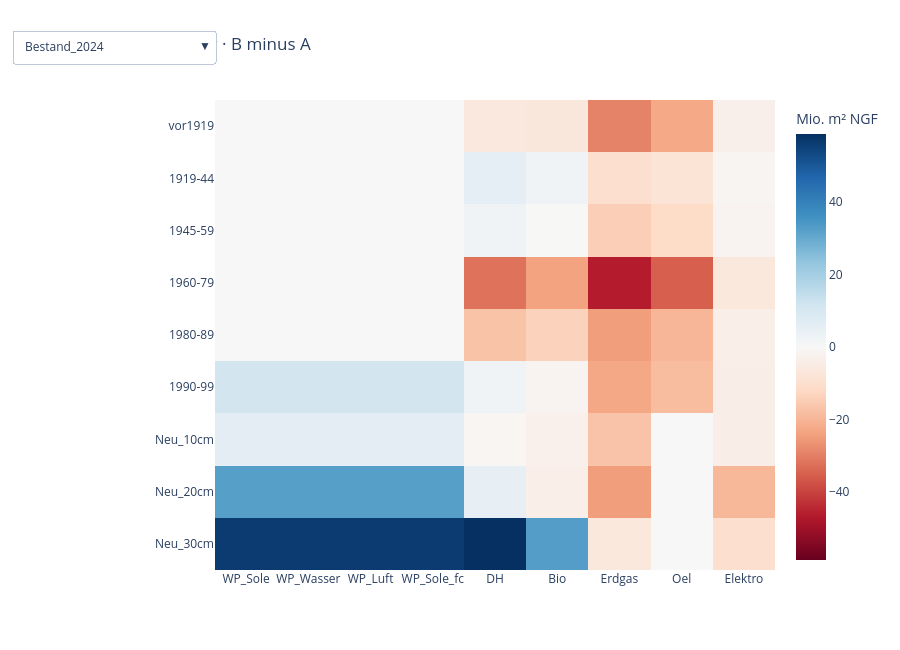

Write notebook code for a chart like this one.
### Markdown cell above
## Paarvergleich

- **Was:** Detailvergleich zweier Zustände: Kategorien je Merkmal, Flächen- und Struktureffekt, minimale Umverteilung, Qualität × Versorgung.
- **Eingaben:** Verteilung.csv der beiden Szenarien
- **Rechnet oder liest:** rechnet Differenzen aus Zustandsflächen
- **Annahmen:** Zerlegung Δ = Flächeneffekt + Struktureffekt (symmetrisch). Minimale Umverteilung nur bei gleicher Gesamt-NGF.
- **Interpretation:** Die minimale Umverteilung ist eine Untergrenze, keine Flussrekonstruktion.
- **Sperrende Fehler:** Kontrollsummen verletzt

### Code cell
p = erg['paarvergleich']
if p is None:
    print('Kein Paar gewählt.')
else:
    print(p['szenario_a'], '→', p['szenario_b'], '|', p['jahre'], 'Jahre | gleiche NGF:', p['gleiche_ngf'])
    display(p['kontrollen'])
    display(p['untergrenzen'])
    display(p['merkmale'])
    sv.grafik_paar_matrix(p).show()

### Figure 1 — Plotly figure (JSON) as saved in the notebook; plotly's stock layout.template omitted (floating-point values rounded to 4 significant figures)
{"data": [{"colorbar": {"title": {"text": "Mio. m² NGF"}}, "colorscale": [[0, "rgb(247,252,245)"], [0.125, "rgb(229,245,224)"], [0.25, "rgb(199,233,192)"], [0.375, "rgb(161,217,155)"], [0.5, "rgb(116,196,118)"], [0.625, "rgb(65,171,93)"], [0.75, "rgb(35,139,69)"], [0.875, "rgb(0,109,44)"], [1, "rgb(0,68,27)"]], "hovertemplate": "%{y} / %{x}<br>%{z:.3f} Mio. m²<extra></extra>", "type": "heatmap", "visible": false, "x": ["WP_Sole", "WP_Wasser", "WP_Luft", "WP_Sole_fc", "DH", "Bio", "Erdgas", "Oel", "Elektro"], "y": ["vor1919", "1919-44", "1945-59", "1960-79", "1980-89", "1990-99", "Neu_10cm", "Neu_20cm", "Neu_30cm"], "z": [[0, 0, 0, 0, 17.79, 14.04, 29.37, 22.6, 3.23], [0, 0, 0, 0, 5.661, 5.371, 9.987, 7.976, 1.172], [0, 0, 0, 0, 9.019, 7.718, 14.53, 11.4, 1.826], [0, 0, 0, 0, 32.23, 23.85, 46.35, 35.38, 6.274], [0, 0, 0, 0, 16.98, 13.73, 24.64, 19.79, 3.614], [0.263, 0.08389, 1.41, 0.263, 17.4, 14.0, 22.83, 18.54, 3.869], [0.8382, 0.2674, 4.495, 0.8382, 18.71, 11.92, 16.88, 0, 3.981], [7.171, 2.288, 38.45, 7.171, 98.39, 47.57, 24.75, 0, 19.46], [4.472, 1.426, 23.98, 4.472, 50.79, 21.98, 6.432, 0, 9.965]], "zmax": 109.5, "zmin": 0}, {"colorbar": {"title": {"text": "Mio. m² NGF"}}, "colorscale": [[0, "rgb(247,252,245)"], [0.125, "rgb(229,245,224)"], [0.25, "rgb(199,233,192)"], [0.375, "rgb(161,217,155)"], [0.5, "rgb(116,196,118)"], [0.625, "rgb(65,171,93)"], [0.75, "rgb(35,139,69)"], [0.875, "rgb(0,109,44)"], [1, "rgb(0,68,27)"]], "hovertemplate": "%{y} / %{x}<br>%{z:.3f} Mio. m²<extra></extra>", "type": "heatmap", "visible": false, "x": ["WP_Sole", "WP_Wasser", "WP_Luft", "WP_Sole_fc", "DH", "Bio", "Erdgas", "Oel", "Elektro"], "y": ["vor1919", "1919-44", "1945-59", "1960-79", "1980-89", "1990-99", "Neu_10cm", "Neu_20cm", "Neu_30cm"], "z": [[0, 0, 0, 0, 11.63, 7.371, 0, 0, 0], [0, 0, 0, 0, 11.34, 7.663, 0, 0, 0], [0, 0, 0, 0, 11.46, 7.538, 0, 0, 0], [0, 0, 0, 0, 0, 0, 0, 0, 0], [0, 0, 0, 0, 0, 0, 0, 0, 0], [11.38, 11.2, 12.53, 11.38, 19.96, 12.21, 0, 0, 0], [7.054, 6.483, 10.71, 7.054, 17.7, 8.928, 0, 0, 0], [39.71, 34.82, 70.99, 39.71, 103.4, 43.9, 0, 0, 0], [60.75, 57.71, 80.26, 60.75, 109.5, 54.89, 0, 0, 0]], "zmax": 109.5, "zmin": 0}, {"colorbar": {"title": {"text": "Mio. m² NGF"}}, "colorscale": [[0, "rgb(103,0,31)"], [0.1, "rgb(178,24,43)"], [0.2, "rgb(214,96,77)"], [0.3, "rgb(244,165,130)"], [0.4, "rgb(253,219,199)"], [0.5, "rgb(247,247,247)"], [0.6, "rgb(209,229,240)"], [0.7, "rgb(146,197,222)"], [0.8, "rgb(67,147,195)"], [0.9, "rgb(33,102,172)"], [1, "rgb(5,48,97)"]], "hovertemplate": "%{y} / %{x}<br>%{z:.3f} Mio. m²<extra></extra>", "type": "heatmap", "visible": true, "x": ["WP_Sole", "WP_Wasser", "WP_Luft", "WP_Sole_fc", "DH", "Bio", "Erdgas", "Oel", "Elektro"], "y": ["vor1919", "1919-44", "1945-59", "1960-79", "1980-89", "1990-99", "Neu_10cm", "Neu_20cm", "Neu_30cm"], "z": [[0, 0, 0, 0, -6.159, -6.674, -29.37, -22.6, -3.23], [0, 0, 0, 0, 5.676, 2.292, -9.987, -7.976, -1.172], [0, 0, 0, 0, 2.443, -0.1795, -14.53, -11.4, -1.826], [0, 0, 0, 0, -32.23, -23.85, -46.35, -35.38, -6.274], [0, 0, 0, 0, -16.98, -13.73, -24.64, -19.79, -3.614], [11.12, 11.12, 11.12, 11.12, 2.564, -1.79, -22.83, -18.54, -3.869], [6.216, 6.216, 6.216, 6.216, -1.007, -2.997, -16.88, 0, -3.981], [32.54, 32.54, 32.53, 32.54, 4.989, -3.664, -24.75, 0, -19.46], [56.28, 56.28, 56.28, 56.28, 58.74, 32.91, -6.432, 0, -9.965]], "zmax": 58.74, "zmin": -58.74}], "layout": {"height": 650, "title": {"text": "Qualität × Versorgung · B minus A"}, "updatemenus": [{"buttons": [{"args": [{"visible": [true, false, false]}, {"title": "Qualität × Versorgung · Bestand_2024"}], "label": "Bestand_2024", "method": "update"}, {"args": [{"visible": [false, true, false]}, {"title": "Qualität × Versorgung · Transition_2040_ambitioniert"}], "label": "Transition_2040_ambitioniert", "method": "update"}, {"args": [{"visible": [false, false, true]}, {"title": "Qualität × Versorgung · B minus A"}], "label": "B minus A", "method": "update"}], "x": 0, "y": 1.15}], "yaxis": {"autorange": "reversed"}}}
